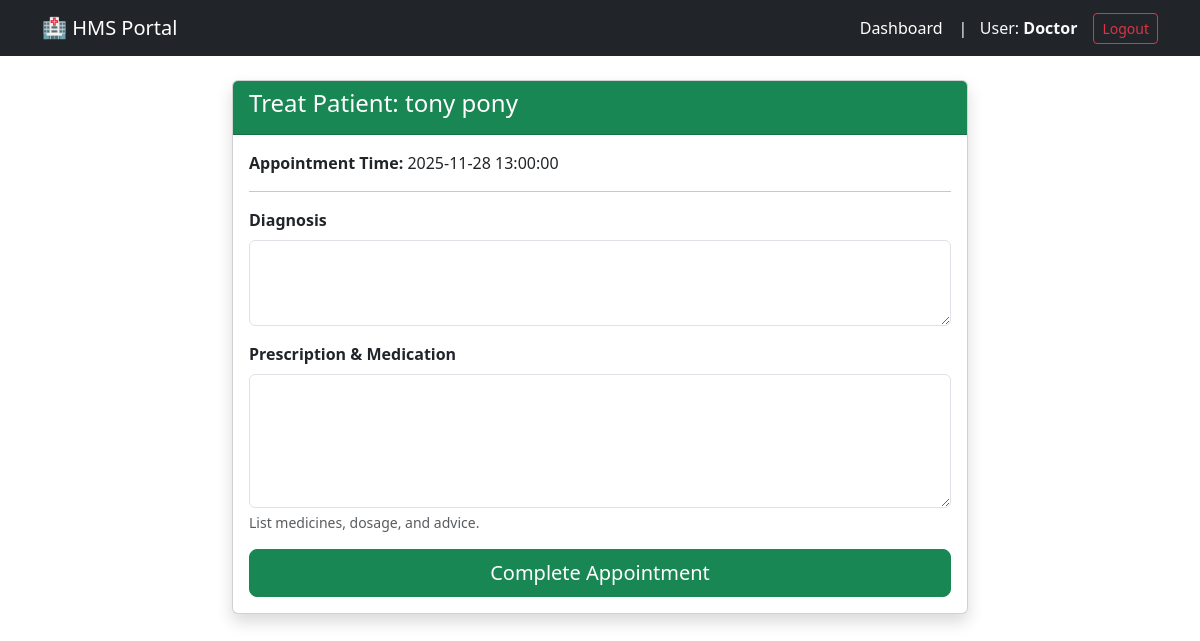
The app's page /doctor/treat/3 (signed in) with its own data.
### hms_app/models.py (models this page shows, shortened)
class Patient(UserMixin, db.Model):
    id = db.Column(db.Integer, primary_key=True)
    name = db.Column(db.String(100), nullable=False)
    email = db.Column(db.String(120), unique=True, nullable=False)
    password_hash = db.Column(db.String(128))
    appointments = db.relationship('Appointment', backref='patient', lazy=True)

class Appointment(db.Model):
    id = db.Column(db.Integer, primary_key=True)
    patient_id = db.Column(db.Integer, db.ForeignKey('patient.id'), nullable=False)
    doctor_id = db.Column(db.Integer, db.ForeignKey('doctor.id'), nullable=False)
    appointment_time = db.Column(db.DateTime, nullable=False, default=datetime.utcnow)
    status = db.Column(db.String(20), default='Booked')
    treatment = db.relationship('Treatment', backref='appointment', uselist=False, lazy=True)

### hms_app/doctor/routes.py (the view, shortened to what this page needs)
@doctor.route('/treat/<int:appointment_id>', methods=['GET', 'POST'])
@login_required
@doctor_required
def treat_appointment(appointment_id):
    appointment = Appointment.query.get_or_404(appointment_id)
    if appointment.doctor_id != current_user.id:
        flash('You are not authorized to view this appointment.', 'danger')
        return redirect(url_for('doctor.dashboard'))
    form = TreatmentForm()
    return render_template('doctor/treat_appointment.html', form=form, appointment=appointment)

### hms_app/doctor/forms.py
class TreatmentForm(FlaskForm):
    diagnosis = TextAreaField('Diagnosis', validators=[DataRequired()], render_kw={"rows": 3})
    prescription = TextAreaField('Prescription & Medication', validators=[DataRequired()], render_kw={"rows": 5})
    submit = SubmitField('Complete Appointment')

### hms_app/models.py (called while the page is built)
@login_manager.user_loader
def load_user(user_id):
    role = session.get('role')
    if role == 'admin': return Admin.query.get(int(user_id))
    elif role == 'doctor': return Doctor.query.get(int(user_id))
    elif role == 'patient': return Patient.query.get(int(user_id))
    admin = Admin.query.get(int(user_id))
    if admin: return admin
    doctor = Doctor.query.get(int(user_id))
    if doctor: return doctor
    return Patient.query.get(int(user_id))

    @property
    def role(self): return "doctor"

### hms_app/templates/doctor/treat_appointment.html (shortened to what this page needs)
{% extends "base.html" %}
{% block content %}
<div class="row justify-content-center">
    <div class="col-md-8">
        <div class="card shadow">
            <div class="card-header bg-success text-white">
                <h4>Treat Patient: {{ appointment.patient.name }}</h4>
            </div>
            <div class="card-body">
                <p><strong>Appointment Time:</strong> {{ appointment.appointment_time }}</p>
                <hr>
                <form method="POST">
                    <div class="mb-3">
                        {{ form.diagnosis.label(class="form-label fw-bold") }}
                        {{ form.diagnosis(class="form-control") }}
                    </div>
                    <div class="mb-3">
                        {{ form.prescription.label(class="form-label fw-bold") }}
                        {{ form.prescription(class="form-control") }}
                        <div class="form-text">List medicines, dosage, and advice.</div>
                    </div>
                    <div class="d-grid">
                        {{ form.submit(class="btn btn-success btn-lg") }}
                    </div>
                </form>
            </div>
        </div>
    </div>
</div>
{% endblock %}

### records on screen
Patient: patient.name "tony pony"
Appointment: appointment_time "2025-11-28 13:00:00"

### other values on screen
{{ current_user.role|capitalize }} "Doctor"
